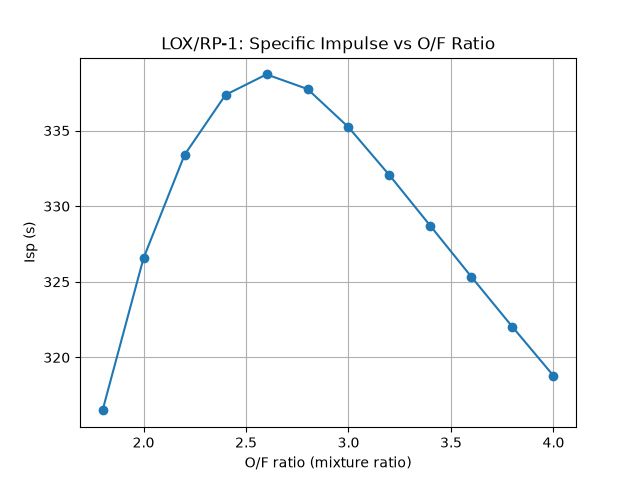

The script that saved this image:
from rocketcea.cea_obj import CEA_Obj
import matplotlib.pyplot as plt

cea = CEA_Obj(oxName="LOX", fuelName="RP-1")

Pc = 1000    # chamber pressure, psia (fixed for this sweep)
eps = 16.0   # expansion ratio (fixed for this sweep)

# O/F ratios to sweep across, from fuel-rich to oxidizer-rich
of_ratios = [1.8, 2.0, 2.2, 2.4, 2.6, 2.8, 3.0, 3.2, 3.4, 3.6, 3.8, 4.0]

isp_values = []   # empty list, will hold one Isp result per O/F ratio

for mr in of_ratios:
    isp = cea.get_Isp(Pc=Pc, MR=mr, eps=eps)
    isp_values.append(isp)
    print(f"O/F = {mr:.1f}  ->  Isp = {isp:.1f} s")

# Plot the results
plt.plot(of_ratios, isp_values, marker="o")
plt.xlabel("O/F ratio (mixture ratio)")
plt.ylabel("Isp (s)")
plt.title("LOX/RP-1: Specific Impulse vs O/F Ratio")
plt.grid(True)
plt.savefig("isp_vs_of.png")
plt.show()
